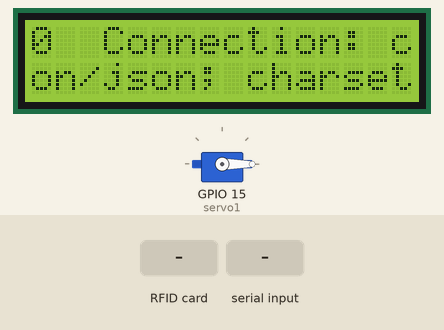
Recording of a sketch running on a simulated ESP8266 (NodeMCU). Parts: 16×2 character LCD, servo. The inputs (shaded band) are chosen by the test bench. WiFi joins after 1.5 s; servers stay silent unless stated; uploads are accepted with an empty reply; what the sketch prints to the serial monitor is not drawn.

Above: at 3.6 s.
3.7 s: RFID card 5E 7A 19 C4 held to the reader
At 6.1 s:
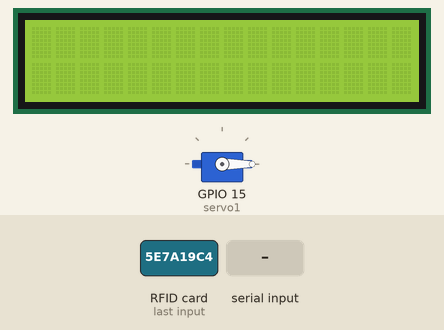
At 8.3 s:
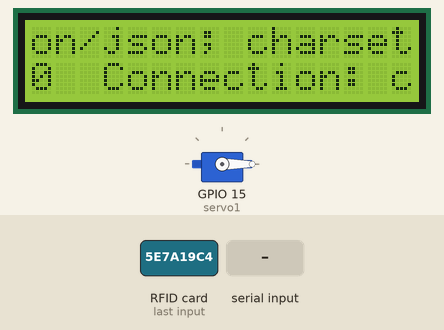
12.5 s: "%" received over Serial
21.1 s: "Silahkan Masuk" received over Serial
29.5 s: "Parkir" received over Serial
Timing chart, 0 to 32.5 s (numbered marks = the images above; inputs shaded):
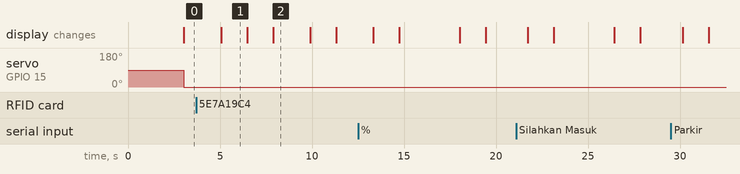

Measured:
- after the input at 3.7 s, the display: first differs from a run without the input after 4.2 s (image 2)
- what the display in image 1 shows lasts 1.4 s, from 5.1 s to 6.5 s
- what the display in image 2 shows lasts 2.0 s, from 7.9 s to 9.9 s

The sketch:

NodeMCU_masuk_REV3.ino
```cpp
////////////////////////// SETUP PIN NODEMCU MASUK //////////////////////////////


// Pinout RFID                         Pinout Servo                Pinout LCD
// RST RFID ke D3 NodeMCU              VCC ke 5V                   VCC ke 5V
// 3.3V RFID ke 3.3V NodeMCU           Gnd ke GND                  Gnd ke Gnd
// SDA ke Pin D4    /SD3               Data servo 1 ke Pin D8      SDA ke Pin D2
// MOSI ke Pin D7   /SD0               Data servo 2 ke pin D3      SCL ke Pin D1
// SCK ke Pin D5    /SCLK
// MISO ke Pin D6   /SD1

// Pinout komunikasi serial :
// TX - RX1 MEGA
// RX - TX1 MEGA

/////////////////////////////////////////////////////////////////////////////////

#include <ESP8266WiFi.h>
#include <ESP8266HTTPClient.h>
#include <SPI.h>
#include <MFRC522.h>
#include <Wire.h>
#include <LiquidCrystal_I2C.h>
#include <Servo.h>

WiFiClient client;
Servo servo1;
//Servo servo2;
LiquidCrystal_I2C lcd(0x27, 16, 2);

#define SS_PIN 2 // D4 awal pake GPIO2
#define RST_PIN 10 //D3 =0

MFRC522 rfid(SS_PIN, RST_PIN);
MFRC522::MIFARE_Key key;
String kirim;
String request_string;
const char* host = "192.168.43.120"; //IP Komputer
HTTPClient http;
String strID, rfidUid, data, dataLDR;
//unsigned long timenow = 0;
int index1, index2;
String dat1="";
//String dat2="";

void setup() {
  Serial.begin(115200);
//  Serial1.begin(115200);
  lcd.clear();
  lcd.init();
  lcd.backlight();
  servo1.attach(15);  //D8 awalnya, coba D4 (GPIO2)
 // servo2.attach(16); //D0 awalnya D3
  SPI.begin();
  rfid.PCD_Init();
  konek();
}

void konek() {
  WiFi.disconnect();
  WiFi.begin("syntheticsax","lolrektbeetch"); //ssid + pw
    while ((!(WiFi.status() == WL_CONNECTED))){ //digunakan untuk reconnect
    delay(300);
   }
}

void autentikasi(){

  if (!rfid.PICC_IsNewCardPresent() || !rfid.PICC_ReadCardSerial())
    return;
  MFRC522::PICC_Type piccType = rfid.PICC_GetType(rfid.uid.sak);
  if (piccType != MFRC522::PICC_TYPE_MIFARE_MINI &&
      piccType != MFRC522::PICC_TYPE_MIFARE_1K &&
      piccType != MFRC522::PICC_TYPE_MIFARE_4K) {
    Serial.println(F("Your tag is not of type MIFARE Classic."));
    return;
  }
  strID = "";
  for (byte i = 0; i < 4; i++) {
    strID +=
      (rfid.uid.uidByte[i] < 0x10 ? "0" : "") +
      String(rfid.uid.uidByte[i], HEX) +
      (i != 3 ? ":" : "");
  }
  strID.toUpperCase();
  Serial.println(strID); //RFID dari NodeMCU

baca_database(strID);
aktuator();
}

void baca_database(String id)
{
  if (!client.connect(host, 80)) {
    Serial.println("Gagal Baca DB");
    return;
  }

  request_string = "/esp82661/rfidread1.php?idcard=";
  request_string += id;

  Serial.print("requesting URL: ");
  Serial.print(request_string);
  client.print(String("GET ") + request_string + " HTTP/1.1\r\n" + "Host: " + host + "\r\n" + "Connection: close\r\n\r\n");

  unsigned long timeout = millis();
  while (client.available() == 0) {
    if (millis() - timeout > 5000) {
      Serial.println(">>> Client Timeout !");
      client.stop();
      return;
    }
  }
 }

void aktuator(){
// butuh penjelasan kinerja function ini//
  while (client.available()>0){
    delay(10);
    char c = client.read();
    data+=c;
  }
   if (data.length() > 0) {
    Serial.println(data);
    index1 = data.indexOf("%"); //ini ngambil dari DB rfidread.php?
    index2 = data.indexOf("%", index1 + 1);
    dat1 = data.substring(index1 + 1, index2);
    Serial.print("dat1:");
    Serial.println(dat1);
    data = "";
    lcd.setCursor(0, 1);
    lcd.print(dat1); //     disini bisa ditambahkan LDR sebagai trigger servo nutup, baca lewat mega.
    if (dat1.indexOf("Silahkan Masuk") >=0) {
      servo1.write(90);
      delay(5000);
    }
    else if (dat1.indexOf("Parkir") >=0) {
      servo1.write(0);
      delay(3000);
    }
    else if (dat1.indexOf("Belum") >=0) {
      servo1.write(0);
      delay(3000);
    }
    else if (dat1.indexOf("ID") >=0) {
      servo1.write(0);
      delay(3000);
    }
    else {
       servo1.write(0);
//       servo2.write(0);
    }
  }
}

void lokasi(String data1)
{

  if (!client.connect(host, 80)) {
    Serial.println("Gagal Update Lokasi");
    return;
  }

  request_string = "/esp82661/terima.php?data=";
  request_string += data1;

  Serial.print("requesting URL: ");
  Serial.print(request_string);
  client.print(String("GET ") + request_string + " HTTP/1.1\r\n" + "Host: " + host + "\r\n" + "Connection: close\r\n\r\n");

  unsigned long timeout = millis();
  while (client.available() == 0) {
    if (millis() - timeout > 5000) {
      Serial.println(">>> Client Timeout !");
      client.stop();
      return;
    }
  }
 }

 void baca_sensor (){
  //kode iki ditokno
    while (Serial.available()>0) {
       dataLDR = Serial.readString();
       //Serial.println(dataLDR);
    }
    if (dataLDR.length() <= 0) {
       Serial.println("Tidak ada komunikasi serial");
       delay(2000);
    }
    else if (dataLDR.length() > 0) {
       lokasi(dataLDR);
       delay(2000);
    }
 }

void parkir_penuh (){
  cek_parkir("cek");
  while (client.available()>0){
    delay(10);
    char c = client.read();
    data+=c;
  }
   if (data.length() > 0) {
    Serial.println(data);
    index1 = data.indexOf("%"); //ini ngambil dari DB rfidread.php?
    index2 = data.indexOf("%", index1 + 1);
    dat1 = data.substring(index1 + 1, index2);
    Serial.print("dat1:");
    Serial.println(dat1);
    data = "";
    lcd.setCursor(0,0);
    lcd.print(dat1); //     disini bisa ditambahkan LDR sebagai trigger servo nutup, baca lewat mega.
    if (dat1.indexOf("Parkir") >=0) {
      servo1.write(0);
      delay(2000);
    }
    else {
       servo1.write(0);
//     servo2.write(0);
    }
  }
}

void cek_parkir (String datap){
if (!client.connect(host, 80)) {
    Serial.println("Gagal Baca Jumlah parkir");
    return;
  }

  request_string = "/esp82661/penuh.php?cek=";
  request_string += datap;

  Serial.print("requesting URL: ");
  Serial.print(request_string);
  client.print(String("GET ") + request_string + " HTTP/1.1\r\n" + "Host: " + host + "\r\n" + "Connection: close\r\n\r\n");

  unsigned long timeout = millis();
  while (client.available() == 0) {
    if (millis() - timeout > 5000) {
      Serial.println(">>> Client Timeout !");
      client.stop();
      return;
    }
  }
}

//////////////////////////////////////////////////////////////////////////////////////////////////////////////////////

void loop() {
  lcd.clear();
  //lcd.print("Tap Kartu Anda:");
 if ((!(WiFi.status() == WL_CONNECTED))) {
    Serial.println("Gagal Konek ke WiFi");
    lcd.setCursor(0, 0);
    lcd.print("No WiFi");
    lcd.setCursor(0,1);
    lcd.print("Hub. Operator");
    delay(3000);
    return;
  }
else {
  parkir_penuh();
  autentikasi();
  servo1.write(0);
 // servo2.write(0);
  baca_sensor();
 }
}
```
